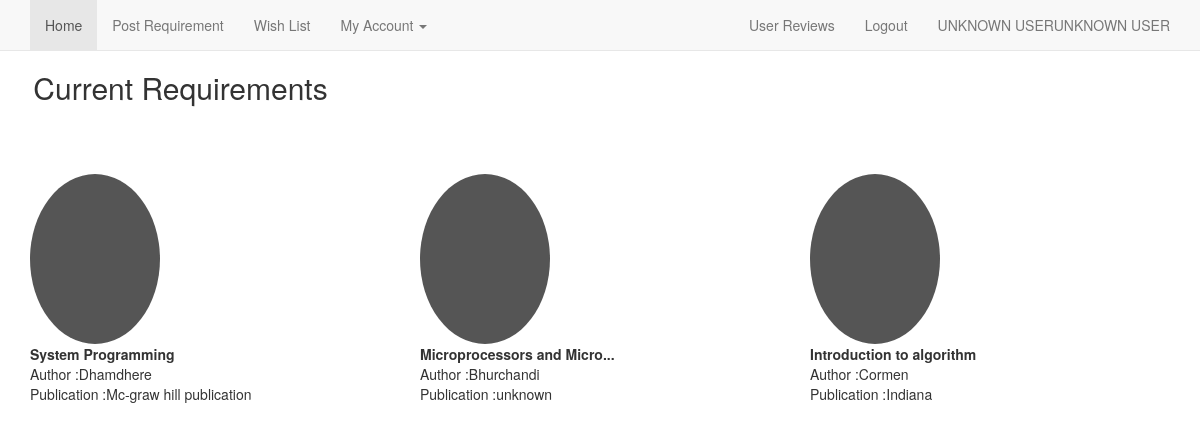
/requirementpage.php, run on the app's committed database.
### tables this page shows
CREATE TABLE IF NOT EXISTS `requirement` (
  `name` varchar(30) NOT NULL,
  `author` varchar(30) NOT NULL,
  `publication` varchar(30) NOT NULL,
  `user_id` varchar(32) NOT NULL,
`r_id` int(11) NOT NULL
);

### requirementpage.php (the view, shortened to what this page needs)
<?php
require 'core2.php';
?>
<!DOCTYPE html PUBLIC "-//W3C//DTD XHTML 1.0 Transitional//EN" "http://www.w3.org/TR/xhtml1/DTD/xhtml1-transitional.dtd">
<html lang="en">
<head>
    <link href="dist/css/bootstrap.min.css" rel="stylesheet">
    <link href="navbar-static-top.css" rel="stylesheet">
</head>
 <nav class="navbar navbar-default navbar-static-top">
      <div class="container">
        <div id="navbar" class="navbar-collapse collapse">
          <ul class="nav navbar-nav">
          <li class="active"><a href="HOME2.php">Home</a></li>
            <li><a href="requirement.php">Post Requirement</a></li>
            <li><a href="wlist2.php">Wish List</a></li>
             <li class="dropdown">
              <a href="#" class="dropdown-toggle" data-toggle="dropdown" role="button" aria-expanded="false">My Account <span class="caret"></span></a>
            </li>
          </ul>
          <ul class="nav navbar-nav navbar-right">
 <li><a href="revieww.php">User Reviews</a></li>
		    <li><a href="logout.php">Logout</a></li>
            <li><a href="accountinfo.php"><?php echo getuserfield('fname').' '.getuserfield('lname');?>
</a></li>
            </ul>
        </div>
      </div>
    </nav>
<h2> &nbsp;&nbsp;&nbsp; Current Requirements</h2>
<br>
<br> <script src="ajax.googleapis.com/ajax/libs/jquery/1.11.2/jquery.min.js"></script>
</body>
</html>
<?php
$queryy="SELECT * FROM `requirement` WHERE 1";
if($dhanu=mysql_query($queryy))
{
if(mysql_num_rows($dhanu)==0)
{
echo "NO RESSSULT FOUND";
}
else{
while($row=mysql_fetch_assoc($dhanu))
{
if(!$bookname=$row['name'])
{break;}
$author=$row['author'];
$publication=$row['publication'];
?>
<div class="container marketing">
      <div class="row">
        <div class="col-lg-4">
                <img class="img-circle" alt="Generic placeholder image" style="width: 130px; height: 170px;">
        <?php
                   echo'<b><br>'.$bookname.'</b>';
                   echo'<br>Author :'.$author;
				   echo'<br>Publication :'.$publication;
		?>
        </div>
<?php
}
 }
}
else
{
echo 'NOT CONNECTES';
}
?>

### core2.php (shortened to what this page needs)
<?php
function getuserfield($field)
{
$query="SELECT `$field` FROM `user` WHERE `user_id`='".$_SESSION['user_id']."'";
if($query_run=mysql_query($query))
{
if($query_result=mysql_result($query_run,0,$field))
{
   return $query_result;
}
else
{
  echo 'UNKNOWN USER';
 }
}
}
?>

### navbar-static-top.css (style rules this page uses)
.navbar-static-top { margin-bottom: 19px; }

### data on the page
requirement: name "System Programming", author "Dhamdhere", publication "Mc-graw hill publication"
requirement: name "Microprocessors and Micro...", author "Bhurchandi", publication "unknown"
requirement: name "Introduction to algorithm", author "Cormen", publication "Indiana"
